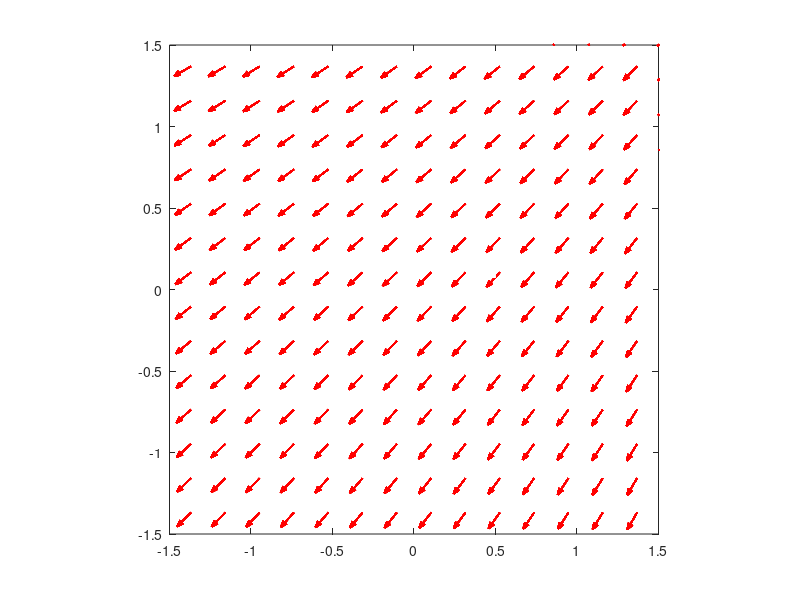

MATLAB code to generate this figure:
clear; close all; clc;
%Crear grid
N=20;
minX=-2;maxX=+2;
minY=-2;maxY=+2;
minZ=-2;maxZ=+2;
x=linspace(minX,maxX,N);
y=linspace(minY,maxY,N);
z=linspace(minZ,maxZ,N);
[xG,yG,zG]=meshgrid(x,y,z);
%posicion de la particula negativa
xCn = input('Ingrese la coordenada x de la primera partícula negativa: ');
yCn = input('Ingrese la coordenada y de la primera partícula negativa: ');
zCn = input('Ingrese la coordenada z de la primera partícula negativa: ');
a=0.4; % Ancho
%posicion de la particula postitiva
xCp = input('Ingrese la coordenada x de la primera partícula positiva: ');
yCp = input('Ingrese la coordenada y de la primera partícula positiva: ');
zCp = input('Ingrese la coordenada z de la primera partícula positiva: ');
%campo electrico
Qn = input('Ingrese la carga negativa de la partícula: '); 
Qn = abs(Qn) * -1;
Qp = input('Ingrese la carga positiva de la partícula: ');
Qp = abs(Qp) * 1;

% Fórmulas
kC = 8.99e+9;
Rx = xG - xCn;
Ry = yG - yCn;
Rz = zG - zCn;
R = sqrt(Rx.^2 + Ry.^2 + Rz.^2).^3;
Ex = kC .* Qn .* Rx ./ R;
Ey = kC .* Qn .* Ry ./ R;
Ez = kC .* Qn .* Rz ./ R;
Rx = xG - xCp;
Ry = yG - yCp;
Rz = zG - zCp;
R = sqrt(Rx.^2 + Ry.^2).^3;
Ex = Ex + kC .* Qp .* Rx ./ R;
Ey = Ey + kC .* Qp .* Ry ./ R;
E = sqrt(Ex.^2 + Ey.^2);
%componentes x, y
u = Ex./E;
v = Ey./E;

figure();
h=quiver(xG,yG,u,v,'autoscalefactor',0.6); % Flechas
set(h,'color',[1 0 0],'linewidth',1.2);
axis([-1.5 1.5 -1.5 1.5]);
axis equal;
box on
h=rectangle('Position',[xCn-a/2,yCn-a/2,a,a],'curvature',[1 1]);
set(h,'Facecolor',[0 0 1],'Edgecolor',[0 0 1]);
text(0.43,0.05,'-','Color','white','FontSize',30);
h=rectangle('Position',[xCp-a/2,yCp-a/2,a,a],'curvature',[1 1]);
set(h,'Facecolor',[1 0 0],'Edgecolor',[1 0 1]);
text(-0.6,0,'+','Color','white','FontSize',30);
